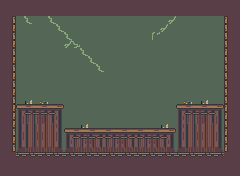

Below is a game level as drawn by its tile map, then a one-line description and the .tmx that defines it (tile-layer data replaced by summaries):
An orthogonal 30x22 tile map with 8x8 px tiles, 3 tile layers (Background_2, Background_1, Collision) and 13 objects (10x SaloonOutlaw, 2x SaloonOutlawInitial, PlayerSpawn).

<map version="1.10" tiledversion="1.10.1" orientation="orthogonal" renderorder="right-down" width="30" height="22" tilewidth="8" tileheight="8" infinite="0" nextlayerid="12" nextobjectid="60">
 <tileset firstgid="1" source="../CowboyTilemap.tsx" />
 <layer id="5" name="Background_2" width="30" height="22">
  <data>[660 cells, 660 non-empty, 1 distinct tile ids]</data>
 </layer>
 <layer id="2" name="Background_1" width="30" height="22">
  <data>[660 cells, 220 non-empty, 45 distinct tile ids]</data>
 </layer>
 <objectgroup id="9" name="Enemies">
  <object id="47" name="SaloonOutlaw" x="24" y="104">
   <point />
  </object>
  <object id="48" name="SaloonOutlawInitial" x="32" y="104">
   <point />
  </object>
  <object id="49" name="SaloonOutlaw" x="40" y="104">
   <point />
  </object>
  <object id="50" name="SaloonOutlaw" x="48" y="104">
   <point />
  </object>
  <object id="51" name="SaloonOutlaw" x="184" y="104">
   <point />
  </object>
  <object id="52" name="SaloonOutlawInitial" x="192" y="104">
   <point />
  </object>
  <object id="53" name="SaloonOutlaw" x="200" y="104">
   <point />
  </object>
  <object id="54" name="SaloonOutlaw" x="208" y="104">
   <point />
  </object>
  <object id="55" name="SaloonOutlaw" x="79.6364" y="128.545">
   <point />
  </object>
  <object id="56" name="SaloonOutlaw" x="127.636" y="128">
   <point />
  </object>
  <object id="57" name="SaloonOutlaw" x="88.3636" y="128.364">
   <point />
  </object>
  <object id="58" name="SaloonOutlaw" x="160" y="128.364">
   <point />
  </object>
 </objectgroup>
 <objectgroup id="11" name="CrateLocations" />
 <objectgroup id="10" name="BossCues" />
 <objectgroup id="7" name="Spawns">
  <object id="2" name="PlayerSpawn" x="103.955" y="127.818">
   <point />
  </object>
 </objectgroup>
 <layer id="1" name="Collision" width="30" height="22">
  <data>[660 cells, 335 non-empty, 32 distinct tile ids]</data>
 </layer>
</map>